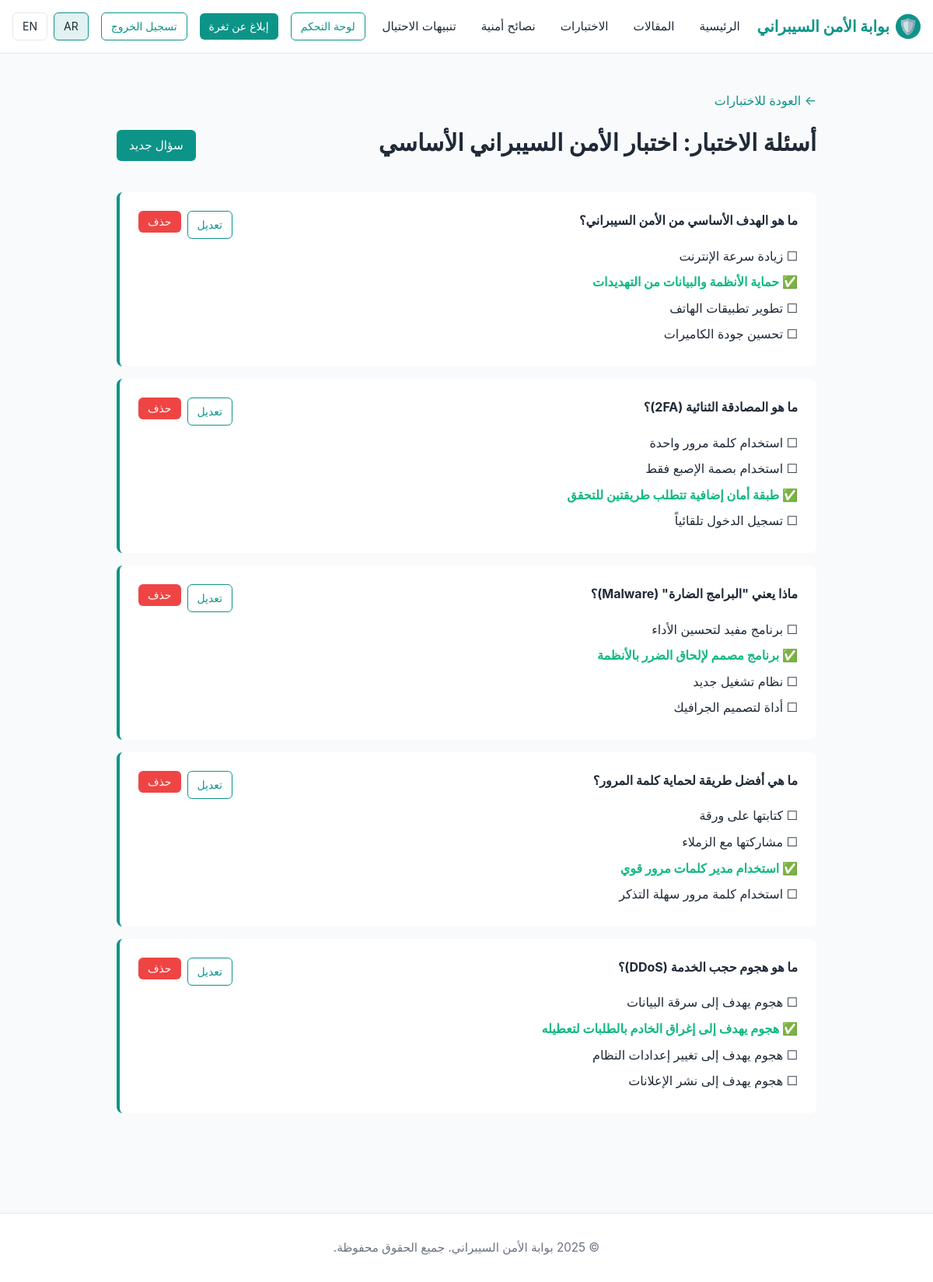
Screenshot of /admin/quiz/1/questions (signed in) with the database file from the repository.
### tables this page shows
CREATE TABLE quizzes (
            id INTEGER PRIMARY KEY AUTOINCREMENT,
            title_ar TEXT NOT NULL,
            title_en TEXT NOT NULL,
            pass_score INTEGER NOT NULL, -- Percentage
            created_at TIMESTAMP NOT NULL DEFAULT CURRENT_TIMESTAMP
        );

CREATE TABLE quiz_questions (
            id INTEGER PRIMARY KEY AUTOINCREMENT,
            quiz_id INTEGER NOT NULL,
            question_ar TEXT NOT NULL,
            question_en TEXT NOT NULL,
            correct_option INTEGER NOT NULL, -- Index of the correct option (0-based)
            FOREIGN KEY (quiz_id) REFERENCES quizzes (id)
        );

CREATE TABLE quiz_options (
            id INTEGER PRIMARY KEY AUTOINCREMENT,
            question_id INTEGER NOT NULL,
            option_ar TEXT NOT NULL,
            option_en TEXT NOT NULL,
            FOREIGN KEY (question_id) REFERENCES quiz_questions (id)
        );

### app.py (the view)
@app.route('/admin/quiz/<int:quiz_id>/questions')
@admin_required
def admin_quiz_questions(quiz_id):
    conn = get_db_connection()
    quiz = conn.execute("SELECT * FROM quizzes WHERE id = ?", (quiz_id,)).fetchone()
    questions = conn.execute("SELECT * FROM quiz_questions WHERE quiz_id = ?", (quiz_id,)).fetchall()
    questions_data = []
    for q in questions:
        options = conn.execute("SELECT * FROM quiz_options WHERE question_id = ?", (q['id'],)).fetchall()
        questions_data.append({'question': q, 'options': options})
    conn.close()
    lang = get_current_language()
    return render_template('admin_quiz_questions.html', quiz=quiz, questions_data=questions_data, lang=lang)

### app.py (called while the page is built)
@app.before_request
def set_language_on_first_visit():
    if 'language' not in session:
        session['language'] = app.config['DEFAULT_LANGUAGE']

def get_current_language():
    return session.get('language')

def admin_required(f):
    @wraps(f)
    def decorated_function(*args, **kwargs):
        if 'user_id' not in session:
            flash('يجب تسجيل الدخول أولاً.', 'warning')
            return redirect(url_for('login'))
        conn = get_db_connection()
        user = conn.execute("SELECT role FROM users WHERE id = ?", (session['user_id'],)).fetchone()
        conn.close()
        if not user or user['role'] != 'admin':
            flash('لا توجد صلاحيات كافية.', 'danger')
            return redirect(url_for('index'))
        return f(*args, **kwargs)
    return decorated_function

### models.py (called while the page is built)
def get_db_connection():
    conn = sqlite3.connect(DATABASE)
    conn.row_factory = sqlite3.Row
    return conn

### templates/admin_quiz_questions.html (shortened to what this page needs)
{% extends "base.html" %}
{% block content %}
<section class="section container">
    <div style="max-width: 900px; margin: 0 auto;">
        <a href="{{ url_for('admin_quizzes') }}" style="color: var(--primary-color); text-decoration: none;">← {% if lang == 'en' %}Back to Quizzes{% else %}العودة للاختبارات{% endif %}</a>
        <div style="display: flex; justify-content: space-between; align-items: center; margin-top: 1rem; margin-bottom: 2rem;">
            <h2>{% if lang == 'en' %}Questions for: {{ quiz['title_en'] }}{% else %}أسئلة الاختبار: {{ quiz['title_ar'] }}{% endif %}</h2>
            <a href="{{ url_for('admin_new_question', quiz_id=quiz['id']) }}" class="btn btn-primary">{% if lang == 'en' %}New Question{% else %}سؤال جديد{% endif %}</a>
        </div>
        {% if questions_data %}
        <div>
            {% for item in questions_data %}
            {% set question = item['question'] %}
            {% set options = item['options'] %}
            <div style="background-color: white; padding: 1.5rem; margin-bottom: 1rem; border-radius: 0.5rem; border-left: 4px solid var(--primary-color);">
                <div style="display: flex; justify-content: space-between; align-items: start;">
                    <div style="flex: 1;">
                        <h4 style="margin-bottom: 0.5rem;">
                            {% if lang == 'en' %}{{ question['question_en'] }}{% else %}{{ question['question_ar'] }}{% endif %}
                        </h4>
                        <ul style="list-style: none; padding: 0; margin-top: 1rem;">
                            {% for option in options %}
                            <li style="padding: 0.25rem 0; {% if loop.index0 == question['correct_option'] %}font-weight: bold; color: var(--success-color);{% endif %}">
                                {% if loop.index0 == question['correct_option'] %}✅{% else %}☐{% endif %}
                                {% if lang == 'en' %}{{ option['option_en'] }}{% else %}{{ option['option_ar'] }}{% endif %}
                            </li>
                            {% endfor %}
                        </ul>
                    </div>
                    <div style="display: flex; gap: 0.5rem;">
                        <a href="{{ url_for('admin_edit_question', quiz_id=quiz['id'], question_id=question['id']) }}" class="btn btn-secondary btn-sm">{% if lang == 'en' %}Edit{% else %}تعديل{% endif %}</a>
                        <form method="POST" action="{{ url_for('admin_delete_question', quiz_id=quiz['id'], question_id=question['id']) }}" style="display: inline;">
                            <button type="submit" class="btn btn-danger btn-sm" onclick="return confirm('{% if lang == 'en' %}Are you sure you want to delete this question?{% else %}هل أنت متأكد من حذف هذا السؤال؟{% endif %}');">{% if lang == 'en' %}Delete{% else %}حذف{% endif %}</button>
                        </form>
                    </div>
                </div>
            </div>
            {% endfor %}
        </div>
        {% endif %}
    </div>
</section>
{% endblock %}

### static/css/style.css (style rules this page uses)
:root { --primary-color: #0d9488; --primary-light: #e0f2f1; --secondary-color: #1f2937; --text-dark: #1f2937; --text-light: #6b7280; --border-color: #e5e7eb; --success-color: #10b981; --danger-color: #ef4444; --warning-color: #f59e0b; }
* { margin: 0; padding: 0; box-sizing: border-box; }
html, body { font-family: -apple-system, BlinkMacSystemFont, 'Segoe UI', Roboto, 'Helvetica Neue', Arial, sans-serif; direction: rtl; text-align: right; }
body { background-color: #f9fafb; color: var(--text-dark); line-height: 1.6; }
.btn { padding: 0.5rem 1rem; border: none; border-radius: 0.375rem; font-size: 0.95rem; cursor: pointer; transition: all 0.3s; text-decoration: none; display: inline-block; }
.btn-primary { background-color: var(--primary-color); color: white; }
.btn-secondary { background-color: transparent; color: var(--primary-color); border: 1px solid var(--primary-color); }
.btn-danger { background-color: var(--danger-color); color: white; }
.btn-sm { padding: 0.375rem 0.75rem; font-size: 0.875rem; }
.container { max-width: 1200px; margin: 0 auto; padding: 0 1rem; }
.section { padding: 3rem 0; }
.section h2 { font-size: 1.875rem; margin-bottom: 0.5rem; text-align: center; }

### rows the page displays
quizzes: title_ar "اختبار الأمن السيبراني الأساسي"
quiz_questions: question_ar "ما هو الهدف الأساسي من الأمن السيبراني؟"
quiz_options: option_ar "زيادة سرعة الإنترنت"
quiz_options: option_ar "حماية الأنظمة والبيانات من التهديدات"
quiz_options: option_ar "تطوير تطبيقات الهاتف"
quiz_options: option_ar "تحسين جودة الكاميرات"
quiz_questions: question_ar "ما هو المصادقة الثنائية (2FA)؟"
quiz_options: option_ar "استخدام كلمة مرور واحدة"
quiz_options: option_ar "استخدام بصمة الإصبع فقط"
quiz_options: option_ar "طبقة أمان إضافية تتطلب طريقتين للتحقق"
quiz_options: option_ar "تسجيل الدخول تلقائياً"
quiz_questions: question_ar "ماذا يعني \"البرامج الضارة\" (Malware)؟"
quiz_options: option_ar "برنامج مفيد لتحسين الأداء"
quiz_options: option_ar "برنامج مصمم لإلحاق الضرر بالأنظمة"
quiz_options: option_ar "نظام تشغيل جديد"
quiz_options: option_ar "أداة لتصميم الجرافيك"
quiz_questions: question_ar "ما هي أفضل طريقة لحماية كلمة المرور؟"
quiz_options: option_ar "كتابتها على ورقة"
quiz_options: option_ar "مشاركتها مع الزملاء"
quiz_options: option_ar "استخدام مدير كلمات مرور قوي"
quiz_options: option_ar "استخدام كلمة مرور سهلة التذكر"
quiz_questions: question_ar "ما هو هجوم حجب الخدمة (DDoS)؟"
quiz_options: option_ar "هجوم يهدف إلى سرقة البيانات"
quiz_options: option_ar "هجوم يهدف إلى إغراق الخادم بالطلبات لتعطيله"
quiz_options: option_ar "هجوم يهدف إلى تغيير إعدادات النظام"
quiz_options: option_ar "هجوم يهدف إلى نشر الإعلانات"
